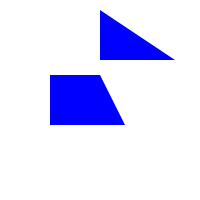
Frame 1 (no input)
Frame 60 (the mouse pressed at the canvas centre just before this capture): identical to frame 1, image omitted
Frame 120 (the mouse held since frame 60 and released just before this capture): identical to frame 1, image omitted

The Processing sketch that drew this single still picture (run headless with seeded random() and noise(); from frame 60 on, the mouse is pressed at the canvas centre):

// Processing sketch: one_shape
// ── one_shape.pde
PShape[] shapes;
int[] xs;
int[] ys;

// Voher mussten wir das alles schreiben..
//int shape1X;
//int shape1Y;
//int shape2X;
//int shape2Y;
////.....
//int shape 100X;
//int shape 100Y;

void setup() {
  size(200, 200);
  
  shapes = new PShape[2];
  xs = new int[2];
  ys = new int[2];
  
  xs[0] = 50;
  ys[0] = 75;
  shapes[0] = createShape();
  shapes[0].beginShape();
  shapes[0].fill(0, 0, 255);
  shapes[0].noStroke();
  shapes[0].vertex(0, 0);
  shapes[0].vertex(0, 50);
  shapes[0].vertex(75, 50);
  shapes[0].vertex(50, 0);
  shapes[0].endShape(CLOSE);
  
  xs[1] = 100;
  ys[1] = 10;
  shapes[1] = createShape();
  shapes[1].beginShape();
  shapes[1].fill(0, 0, 255);
  shapes[1].noStroke();
  shapes[1].vertex(0, 0);
  shapes[1].vertex(0, 50);
  shapes[1].vertex(75, 50);
  shapes[1].endShape(CLOSE);
}

void draw() {
  background(255);
  
  shape(shapes[0], xs[0], ys[0]);
  shape(shapes[1], xs[1], ys[1]);
}
